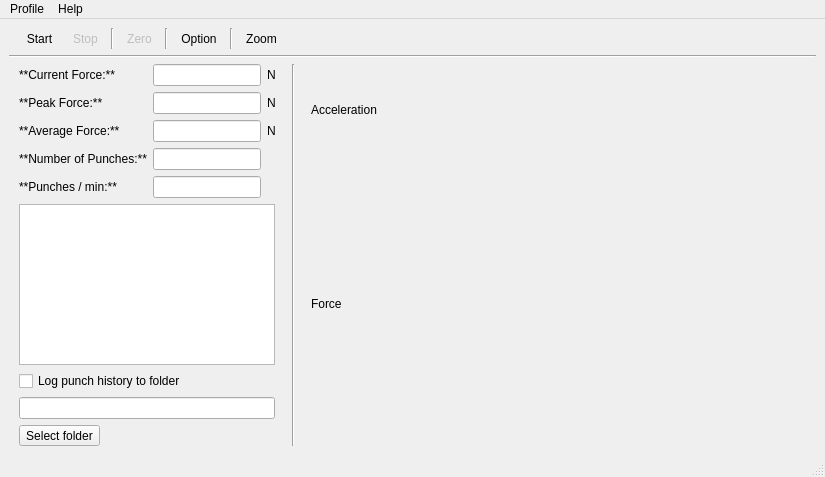
<?xml version="1.0" encoding="UTF-8"?>
<ui version="4.0">
 <class>MainWindow</class>
 <widget class="QMainWindow" name="MainWindow">
  <property name="geometry">
   <rect>
    <x>0</x>
    <y>0</y>
    <width>825</width>
    <height>477</height>
   </rect>
  </property>
  <property name="windowTitle">
   <string>Boxing app</string>
  </property>
  <widget class="QWidget" name="centralwidget">
   <layout class="QGridLayout" name="gridLayout">
    <item row="0" column="0" colspan="4">
     <layout class="QHBoxLayout" name="toolbar_layout">
      <property name="leftMargin">
       <number>10</number>
      </property>
      <property name="rightMargin">
       <number>10</number>
      </property>
      <item>
       <widget class="QToolButton" name="start_button">
        <property name="cursor">
         <cursorShape>PointingHandCursor</cursorShape>
        </property>
        <property name="text">
         <string>Start</string>
        </property>
        <property name="icon">
         <iconset>
          <normalon>icons/start.png</normalon>
         </iconset>
        </property>
        <property name="iconSize">
         <size>
          <width>24</width>
          <height>24</height>
         </size>
        </property>
        <property name="autoExclusive">
         <bool>false</bool>
        </property>
        <property name="toolButtonStyle">
         <enum>Qt::ToolButtonTextUnderIcon</enum>
        </property>
        <property name="autoRaise">
         <bool>true</bool>
        </property>
       </widget>
      </item>
      <item>
       <widget class="QToolButton" name="stop_button">
        <property name="enabled">
         <bool>false</bool>
        </property>
        <property name="cursor">
         <cursorShape>PointingHandCursor</cursorShape>
        </property>
        <property name="text">
         <string>Stop</string>
        </property>
        <property name="icon">
         <iconset>
          <normalon>icons/stop.png</normalon>
         </iconset>
        </property>
        <property name="iconSize">
         <size>
          <width>24</width>
          <height>24</height>
         </size>
        </property>
        <property name="toolButtonStyle">
         <enum>Qt::ToolButtonTextUnderIcon</enum>
        </property>
        <property name="autoRaise">
         <bool>true</bool>
        </property>
       </widget>
      </item>
      <item>
       <widget class="Line" name="line_2">
        <property name="orientation">
         <enum>Qt::Vertical</enum>
        </property>
       </widget>
      </item>
      <item>
       <widget class="QToolButton" name="zero_button">
        <property name="enabled">
         <bool>false</bool>
        </property>
        <property name="cursor">
         <cursorShape>PointingHandCursor</cursorShape>
        </property>
        <property name="text">
         <string>Zero</string>
        </property>
        <property name="icon">
         <iconset>
          <normalon>icons/zero.png</normalon>
         </iconset>
        </property>
        <property name="iconSize">
         <size>
          <width>24</width>
          <height>24</height>
         </size>
        </property>
        <property name="toolButtonStyle">
         <enum>Qt::ToolButtonTextUnderIcon</enum>
        </property>
        <property name="autoRaise">
         <bool>true</bool>
        </property>
       </widget>
      </item>
      <item>
       <widget class="Line" name="line_3">
        <property name="orientation">
         <enum>Qt::Vertical</enum>
        </property>
       </widget>
      </item>
      <item>
       <widget class="QToolButton" name="option_button">
        <property name="cursor">
         <cursorShape>PointingHandCursor</cursorShape>
        </property>
        <property name="text">
         <string>Option</string>
        </property>
        <property name="icon">
         <iconset>
          <normalon>icons/option.png</normalon>
         </iconset>
        </property>
        <property name="iconSize">
         <size>
          <width>24</width>
          <height>24</height>
         </size>
        </property>
        <property name="toolButtonStyle">
         <enum>Qt::ToolButtonTextUnderIcon</enum>
        </property>
        <property name="autoRaise">
         <bool>true</bool>
        </property>
       </widget>
      </item>
      <item>
       <widget class="Line" name="line_4">
        <property name="orientation">
         <enum>Qt::Vertical</enum>
        </property>
       </widget>
      </item>
      <item>
       <widget class="QToolButton" name="zoom_button">
        <property name="cursor">
         <cursorShape>PointingHandCursor</cursorShape>
        </property>
        <property name="text">
         <string>Zoom</string>
        </property>
        <property name="icon">
         <iconset>
          <normalon>icons/zoom.png</normalon>
         </iconset>
        </property>
        <property name="iconSize">
         <size>
          <width>24</width>
          <height>24</height>
         </size>
        </property>
        <property name="toolButtonStyle">
         <enum>Qt::ToolButtonTextUnderIcon</enum>
        </property>
        <property name="autoRaise">
         <bool>true</bool>
        </property>
       </widget>
      </item>
      <item>
       <spacer name="horizontalSpacer">
        <property name="orientation">
         <enum>Qt::Horizontal</enum>
        </property>
        <property name="sizeHint" stdset="0">
         <size>
          <width>40</width>
          <height>20</height>
         </size>
        </property>
       </spacer>
      </item>
      <item>
       <widget class="QLabel" name="label">
        <property name="sizePolicy">
         <sizepolicy hsizetype="Fixed" vsizetype="Fixed">
          <horstretch>0</horstretch>
          <verstretch>0</verstretch>
         </sizepolicy>
        </property>
        <property name="maximumSize">
         <size>
          <width>48</width>
          <height>48</height>
         </size>
        </property>
        <property name="text">
         <string/>
        </property>
        <property name="textFormat">
         <enum>Qt::PlainText</enum>
        </property>
        <property name="pixmap">
         <pixmap>icons/logo.png</pixmap>
        </property>
        <property name="scaledContents">
         <bool>true</bool>
        </property>
       </widget>
      </item>
     </layout>
    </item>
    <item row="5" column="2" rowspan="2" colspan="2">
     <layout class="QVBoxLayout" name="chart_display_layout">
      <property name="leftMargin">
       <number>10</number>
      </property>
      <property name="rightMargin">
       <number>10</number>
      </property>
      <item>
       <widget class="QLabel" name="label_3">
        <property name="text">
         <string>Acceleration</string>
        </property>
       </widget>
      </item>
      <item>
       <widget class="PlotWidget" name="acceleration_chart" native="true">
        <property name="backgroundBrush" stdset="0">
         <brush brushstyle="NoBrush">
          <color alpha="255">
           <red>255</red>
           <green>255</green>
           <blue>255</blue>
          </color>
         </brush>
        </property>
       </widget>
      </item>
      <item>
       <widget class="QLabel" name="label_4">
        <property name="text">
         <string>Force</string>
        </property>
       </widget>
      </item>
      <item>
       <widget class="PlotWidget" name="force_chart" native="true">
        <property name="backgroundBrush" stdset="0">
         <brush brushstyle="NoBrush">
          <color alpha="255">
           <red>255</red>
           <green>255</green>
           <blue>255</blue>
          </color>
         </brush>
        </property>
       </widget>
      </item>
     </layout>
    </item>
    <item row="5" column="0">
     <layout class="QVBoxLayout" name="number_display_layout">
      <property name="leftMargin">
       <number>10</number>
      </property>
      <property name="topMargin">
       <number>0</number>
      </property>
      <property name="rightMargin">
       <number>10</number>
      </property>
      <property name="bottomMargin">
       <number>0</number>
      </property>
      <item>
       <layout class="QGridLayout" name="gridLayout_3">
        <item row="0" column="0">
         <widget class="QLabel" name="label_2">
          <property name="sizePolicy">
           <sizepolicy hsizetype="Preferred" vsizetype="Preferred">
            <horstretch>0</horstretch>
            <verstretch>0</verstretch>
           </sizepolicy>
          </property>
          <property name="text">
           <string>**Current Force:**</string>
          </property>
          <property name="textFormat">
           <enum>Qt::MarkdownText</enum>
          </property>
         </widget>
        </item>
        <item row="6" column="0">
         <widget class="QLabel" name="label_10">
          <property name="text">
           <string>**Punches / min:**</string>
          </property>
          <property name="textFormat">
           <enum>Qt::MarkdownText</enum>
          </property>
         </widget>
        </item>
        <item row="2" column="0">
         <widget class="QLabel" name="label_11">
          <property name="sizePolicy">
           <sizepolicy hsizetype="Preferred" vsizetype="Preferred">
            <horstretch>0</horstretch>
            <verstretch>0</verstretch>
           </sizepolicy>
          </property>
          <property name="text">
           <string>**Peak Force:**</string>
          </property>
          <property name="textFormat">
           <enum>Qt::MarkdownText</enum>
          </property>
         </widget>
        </item>
        <item row="0" column="2">
         <widget class="QLabel" name="label_12">
          <property name="text">
           <string>N</string>
          </property>
         </widget>
        </item>
        <item row="4" column="0">
         <widget class="QLabel" name="label_13">
          <property name="text">
           <string>**Average Force:**</string>
          </property>
          <property name="textFormat">
           <enum>Qt::MarkdownText</enum>
          </property>
         </widget>
        </item>
        <item row="5" column="0">
         <widget class="QLabel" name="label_14">
          <property name="text">
           <string>**Number of Punches:**</string>
          </property>
          <property name="textFormat">
           <enum>Qt::MarkdownText</enum>
          </property>
         </widget>
        </item>
        <item row="0" column="1">
         <widget class="QLineEdit" name="current_force_line">
          <property name="sizePolicy">
           <sizepolicy hsizetype="Maximum" vsizetype="Fixed">
            <horstretch>0</horstretch>
            <verstretch>0</verstretch>
           </sizepolicy>
          </property>
          <property name="maximumSize">
           <size>
            <width>300</width>
            <height>16777215</height>
           </size>
          </property>
          <property name="readOnly">
           <bool>true</bool>
          </property>
         </widget>
        </item>
        <item row="2" column="1">
         <widget class="QLineEdit" name="peak_force_line">
          <property name="sizePolicy">
           <sizepolicy hsizetype="Maximum" vsizetype="Fixed">
            <horstretch>0</horstretch>
            <verstretch>0</verstretch>
           </sizepolicy>
          </property>
          <property name="maximumSize">
           <size>
            <width>300</width>
            <height>16777215</height>
           </size>
          </property>
          <property name="readOnly">
           <bool>true</bool>
          </property>
         </widget>
        </item>
        <item row="4" column="1">
         <widget class="QLineEdit" name="average_force_line">
          <property name="sizePolicy">
           <sizepolicy hsizetype="Maximum" vsizetype="Fixed">
            <horstretch>0</horstretch>
            <verstretch>0</verstretch>
           </sizepolicy>
          </property>
          <property name="maximumSize">
           <size>
            <width>300</width>
            <height>16777215</height>
           </size>
          </property>
          <property name="readOnly">
           <bool>true</bool>
          </property>
         </widget>
        </item>
        <item row="5" column="1">
         <widget class="QLineEdit" name="number_of_punches">
          <property name="enabled">
           <bool>true</bool>
          </property>
          <property name="sizePolicy">
           <sizepolicy hsizetype="Maximum" vsizetype="Fixed">
            <horstretch>0</horstretch>
            <verstretch>0</verstretch>
           </sizepolicy>
          </property>
          <property name="maximumSize">
           <size>
            <width>300</width>
            <height>16777215</height>
           </size>
          </property>
          <property name="readOnly">
           <bool>true</bool>
          </property>
         </widget>
        </item>
        <item row="6" column="1">
         <widget class="QLineEdit" name="lineEdit_11">
          <property name="sizePolicy">
           <sizepolicy hsizetype="Maximum" vsizetype="Fixed">
            <horstretch>0</horstretch>
            <verstretch>0</verstretch>
           </sizepolicy>
          </property>
          <property name="maximumSize">
           <size>
            <width>300</width>
            <height>16777215</height>
           </size>
          </property>
          <property name="readOnly">
           <bool>true</bool>
          </property>
         </widget>
        </item>
        <item row="2" column="2">
         <widget class="QLabel" name="label_15">
          <property name="text">
           <string>N</string>
          </property>
         </widget>
        </item>
        <item row="4" column="2">
         <widget class="QLabel" name="label_16">
          <property name="sizePolicy">
           <sizepolicy hsizetype="Fixed" vsizetype="Preferred">
            <horstretch>0</horstretch>
            <verstretch>0</verstretch>
           </sizepolicy>
          </property>
          <property name="text">
           <string>N</string>
          </property>
         </widget>
        </item>
       </layout>
      </item>
     </layout>
    </item>
    <item row="1" column="0" colspan="4">
     <widget class="Line" name="line">
      <property name="sizePolicy">
       <sizepolicy hsizetype="Expanding" vsizetype="Fixed">
        <horstretch>0</horstretch>
        <verstretch>0</verstretch>
       </sizepolicy>
      </property>
      <property name="orientation">
       <enum>Qt::Horizontal</enum>
      </property>
     </widget>
    </item>
    <item row="6" column="0">
     <layout class="QGridLayout" name="history_layout">
      <item row="3" column="0">
       <widget class="QLineEdit" name="save_folder_line">
        <property name="sizePolicy">
         <sizepolicy hsizetype="Preferred" vsizetype="Fixed">
          <horstretch>0</horstretch>
          <verstretch>0</verstretch>
         </sizepolicy>
        </property>
        <property name="maximumSize">
         <size>
          <width>400</width>
          <height>16777215</height>
         </size>
        </property>
        <property name="autoFillBackground">
         <bool>false</bool>
        </property>
        <property name="readOnly">
         <bool>true</bool>
        </property>
       </widget>
      </item>
      <item row="1" column="0">
       <widget class="QTableView" name="history_table">
        <property name="sizePolicy">
         <sizepolicy hsizetype="Preferred" vsizetype="Expanding">
          <horstretch>0</horstretch>
          <verstretch>0</verstretch>
         </sizepolicy>
        </property>
        <property name="maximumSize">
         <size>
          <width>500</width>
          <height>16777215</height>
         </size>
        </property>
       </widget>
      </item>
      <item row="4" column="0">
       <widget class="QToolButton" name="save_folder_button">
        <property name="text">
         <string>Select folder</string>
        </property>
       </widget>
      </item>
      <item row="2" column="0">
       <widget class="QCheckBox" name="log_check">
        <property name="sizePolicy">
         <sizepolicy hsizetype="Fixed" vsizetype="Fixed">
          <horstretch>0</horstretch>
          <verstretch>0</verstretch>
         </sizepolicy>
        </property>
        <property name="text">
         <string>Log punch history to folder</string>
        </property>
       </widget>
      </item>
     </layout>
    </item>
    <item row="5" column="1" rowspan="2">
     <widget class="Line" name="line_5">
      <property name="orientation">
       <enum>Qt::Vertical</enum>
      </property>
     </widget>
    </item>
   </layout>
  </widget>
  <widget class="QMenuBar" name="menubar">
   <property name="geometry">
    <rect>
     <x>0</x>
     <y>0</y>
     <width>825</width>
     <height>26</height>
    </rect>
   </property>
   <widget class="QMenu" name="menuHelp">
    <property name="title">
     <string>Help</string>
    </property>
    <addaction name="action_about_this_app"/>
   </widget>
   <widget class="QMenu" name="menuProfile">
    <property name="title">
     <string>Profile</string>
    </property>
    <addaction name="actionNew"/>
    <addaction name="profile_options"/>
   </widget>
   <addaction name="menuProfile"/>
   <addaction name="menuHelp"/>
  </widget>
  <widget class="QStatusBar" name="statusbar"/>
  <action name="action_about_this_app">
   <property name="text">
    <string>About this app</string>
   </property>
  </action>
  <action name="actionNew">
   <property name="text">
    <string>New</string>
   </property>
  </action>
  <action name="profile_options">
   <property name="text">
    <string>Options</string>
   </property>
  </action>
 </widget>
 <customwidgets>
  <customwidget>
   <class>PlotWidget</class>
   <extends>QWidget</extends>
   <header>pyqtgraph</header>
   <container>1</container>
  </customwidget>
 </customwidgets>
 <resources/>
 <connections/>
</ui>
